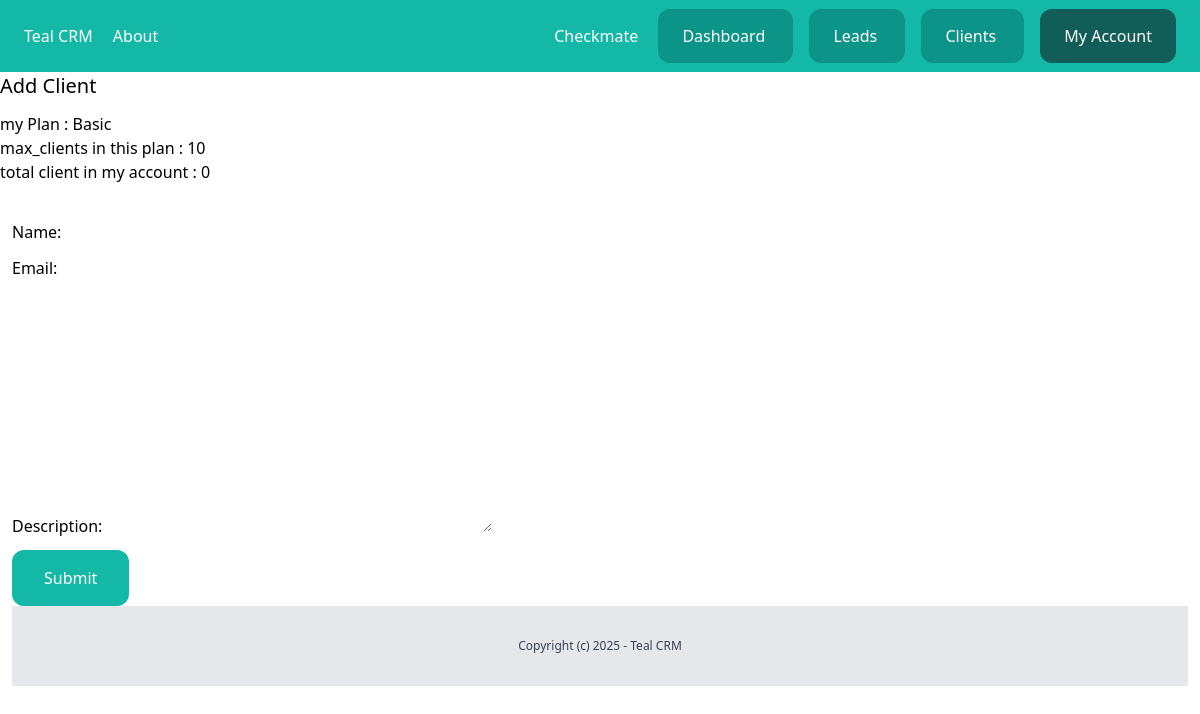
The page /dashboard/clients/add-client/ (signed in) on the database as committed earlier.
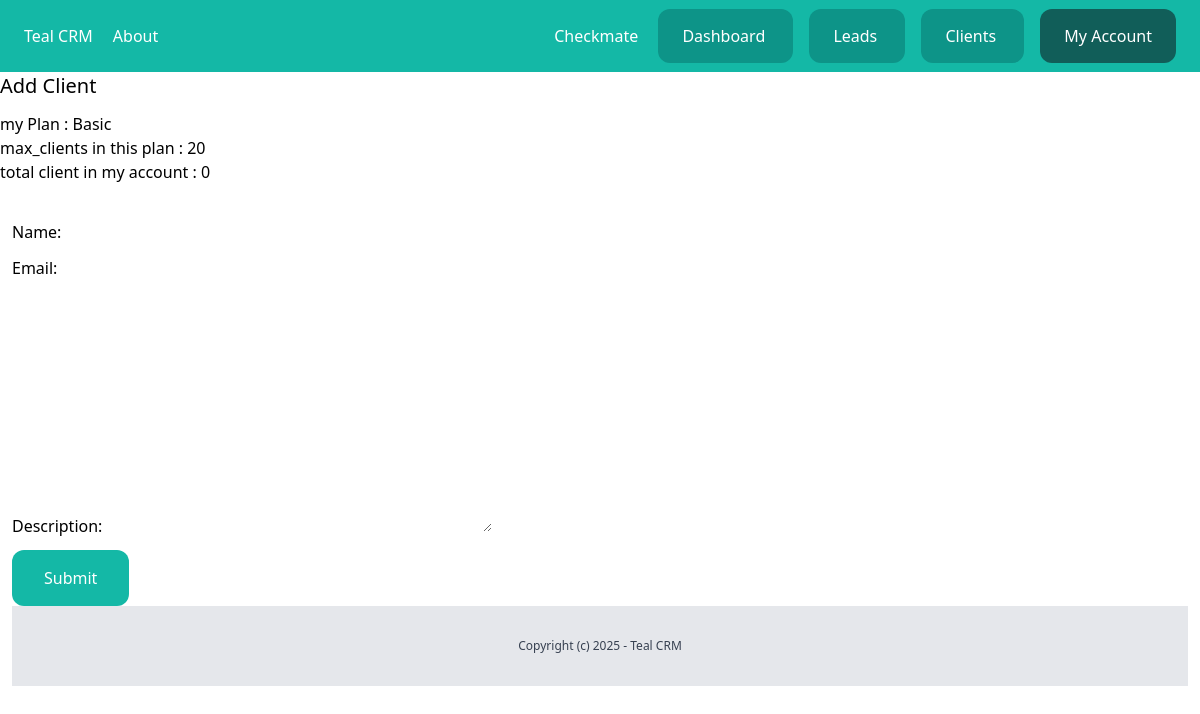
The same page on the database as committed later.
### team/models.py (models this page shows, shortened)
class Team(models.Model):
    plan = models.ForeignKey(Plan,related_name='teams',on_delete=models.CASCADE, null=True, blank=True)
    name = models.CharField(max_length=255)
    created_by = models.ForeignKey(User,related_name='created_teams' ,on_delete=models.CASCADE)
    created_at = models.DateTimeField(auto_now_add=True)
    members = models.ManyToManyField(User)
    def __str__(self):
        return self.name

class Plan(models.Model):
    name = models.CharField(max_length=50)
    price = models.IntegerField()
    description = models.TextField(blank=True,null=True)
    max_leads = models.IntegerField()
    max_clients = models.IntegerField()

### client/views.py (the view)
# urls.py: path('add-client/', views.clients_add, name='add'),
@login_required
def clients_add(request):
    user_profile = getattr(request.user, 'userprofile', None)
    active_team = user_profile.active_team if user_profile and user_profile.active_team else Team.objects.filter(created_by=request.user).first()
    if request.method =='POST':
        form = AddClientForm(request.POST)
        if form.is_valid():
            client = form.save(commit = False)
            client.created_by = request.user
            client.team = active_team
            client.save()
            messages.success(request,'New Client was created')
            return redirect('clients:list')
    else:
        form= AddClientForm()
    return render(request, 'clients/client_add.html',{'form':form,'active_team':active_team})

### client/forms.py
class AddClientForm(forms.ModelForm):
    class Meta:
        model=Client
        fields=('name','email','description')

### team/context_processors.py (called while the page is built)
def active_team(request):
    active_team = None  # Default to None
    if request.user.is_authenticated:
        user_profile = getattr(request.user, 'userprofile', None)  # Safely access userprofile
        if user_profile and user_profile.active_team:
            active_team = user_profile.active_team
        else:
            active_team = Team.objects.filter(created_by=request.user).first()
    return {'active_team': active_team}

### client/templates/clients/client_add.html (shortened to what this page needs)
{% extends 'core/base.html' %}
{% block content %}
<h1 class="text-xl mb-3">Add Client</h1>
my Plan : {{active_team.plan.name}} <br>
max_clients in this plan : {{active_team.plan.max_clients}} <br>
total client in my account : {{active_team.clients.count}} <br>
{% if active_team.plan.max_clients > active_team.clients.count %}
<div class="px-3 py-6">
    <form method="POST" action="." class="space-y-3">
        {{form.as_p}}
        <button class="py-4 px-8 bg-teal-500 text-white rounded-xl">Submit</button>
    </form>
    {% else %}
    <div class="bg-red-100 text-red-500 p-3 rounded-xl mb-3">
        Your team have reached max number of clients for your plan. Please upgrade your plan to add more clients.
    </div>
    {% endif %}
    {% endblock %}

### core/templates/core/partials/nav.html (shortened to what this page needs)
<nav class="px-6 py-6 bg-teal-500 flex justify-between">
    <div class="space-x-4">
        <a href="/" class="text-white">
            Teal CRM
        </a>
        <a href="{% url 'about' %}" class="text-white">
            About
        </a>
    </div>
    <div class="space-x-4">
        {% if request.user.is_authenticated %}
        <a href="{% url 'team:detail' active_team.id %}" class="text-white">
            {{active_team}}
        </a>
        <a href="{% url 'dashboard:index' %}" class="py-4 px-6 bg-teal-600 rounded-xl text-white">
            Dashboard
        </a>
        <a href="{% url 'leads:list' %}" class="py-4 px-6 bg-teal-600 rounded-xl text-white">
            Leads
        </a>
        <a href="{% url 'clients:list' %}" class="py-4 px-6 bg-teal-600 rounded-xl text-white">
            Clients
        </a>
        <a href="{% url 'userprofile:myaccount' %}" class="py-4 px-6 bg-teal-800 rounded-xl text-white">
            My Account
        </a>
        {% endif %}
    </div>
</nav>

Rows that differ between the two databases and show on the page:
changed through a linked row, Team "Checkmate": plan.max_clients "10" → "20"
